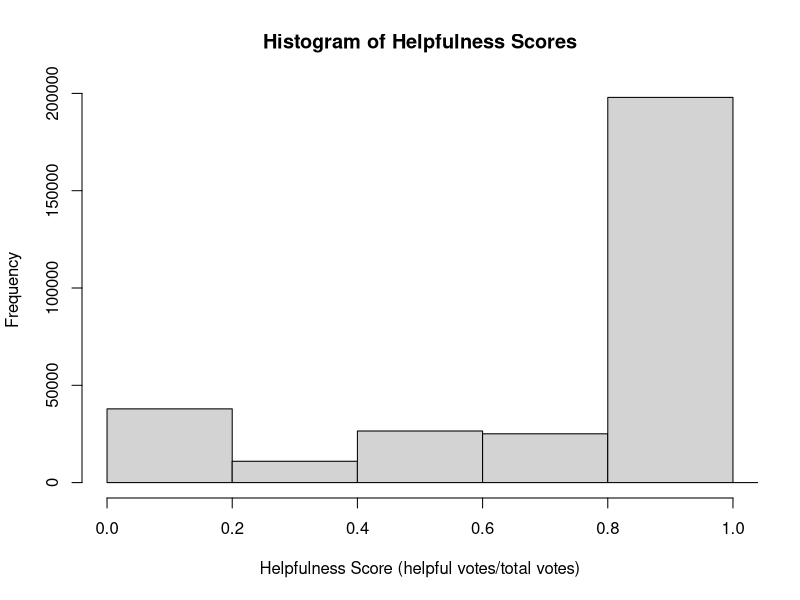

Recreate this plot in R.
# Helpfulness Prediction Data Visualization
# Ryan A. Mannion

setwd("/users/ryanmannion/LING472/helpfulnessprediction")
review_data <- read.table("review_data.tab", header=T)
names(review_data) <- c("hnum", "hdenom", "score")
head(review_data)

attach(review_data)
# Calculate Helpfulness Scores
help_score_raw <- hnum/hdenom

# Find NaN
num_nan <- sum(is.nan(help_score_raw))

# Removes the 270052 NaN reviews 
help_score_no_nan <- subset(help_score_raw, !is.nan(help_score_raw))

# Checks Length
length(help_score_raw) - num_nan == length(help_score_no_nan)

# Finds Scores out of Range
max(help_score_no_nan) # there should not be a value of 3
sum(help_score_no_nan > 1) # there are two values greater than 1
help_scores <- help_score_no_nan[!help_score_no_nan > 1] # remove those values

# Histogram of Scores
hist(help_score_no_nan, xlim=c(0,1), 
     main="Histogram of Helpfulness Scores", 
     xlab="Helpfulness Score (helpful votes/total votes)")

detach(review_data)


